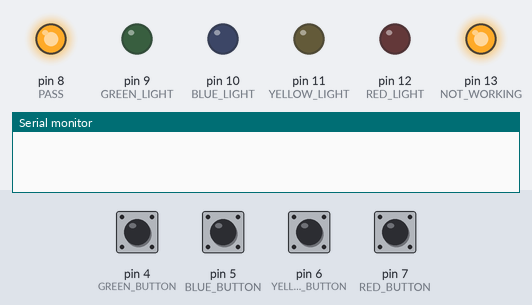
A sketch run on a simulated Arduino Uno, built with avr-gcc and run on an emulated ATmega328P. Shown: output pins drawn as LEDs (lit = HIGH), the last lines printed to the serial monitor. Dashed ring = blinking. The test bench sets the inputs (shaded band); at power-on: pin 4 (GREEN_BUTTON), pin 5 (BLUE_BUTTON), pin 6 (YELLOW_BUTTON), pin 7 (RED_BUTTON) LOW. Random numbers use the default seed unless the sketch sets one.

Above: at 0.1 s.
At 6.6 s:
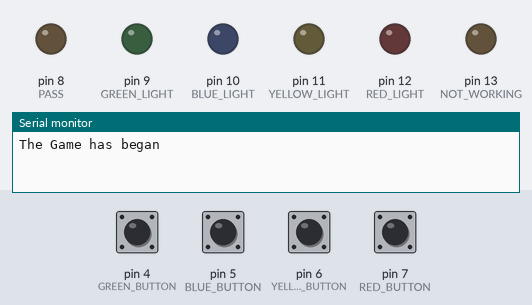
6.7 s: pin 5 (BLUE_BUTTON) pulled HIGH for 0.2 s
At 7.4 s:
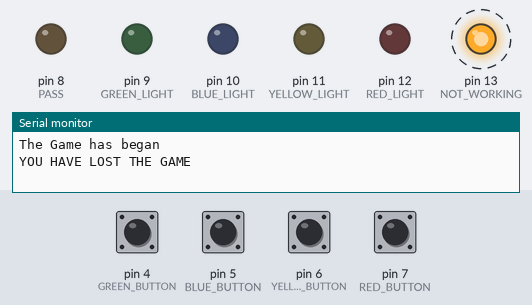
Timing chart, 0 to 12.2 s (numbered marks = the images above; inputs shaded):
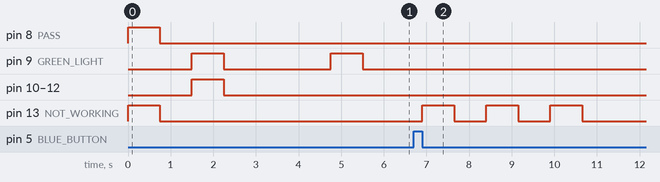

The sketch:

Simons_Game_Ard.ino
```cpp
//Name: Akshit Sodhiya
//defined all the constants thats are being used
int const NOT_WORKING = 13;int const PASS = 8;

int const YELLOW_LIGHT = 11;int const BLUE_LIGHT = 10;int const RED_LIGHT = 12;int const GREEN_LIGHT = 9;

int const BLUE_BUTTON = 5;int const YELLOW_BUTTON =6;int const GREEN_BUTTON = 4;int const RED_BUTTON = 7;

int RED_INPUT_BUTTON; int YELLOW_INPUT_BUTTON;int BLUE_INPUT_BUTTON;int GREEN_INPUT_BUTTON;

char const CHECK[] = "The Game has began\n";
//initlize the constants i.e the lights and the button
void setup()
{
  Serial.begin(10000);

  pinMode(NOT_WORKING, OUTPUT);pinMode(PASS, OUTPUT);
  pinMode(RED_LIGHT, OUTPUT);pinMode(YELLOW_LIGHT, OUTPUT);
  pinMode(BLUE_LIGHT, OUTPUT);pinMode(GREEN_LIGHT, OUTPUT);

  pinMode(RED_BUTTON, INPUT);pinMode(YELLOW_BUTTON, INPUT);
  pinMode(BLUE_BUTTON, INPUT);pinMode(GREEN_BUTTON, INPUT);

}
void loop()//the main funtion
{
 //to flash all the lighst before the game starts
   digitalWrite(PASS, HIGH);digitalWrite(NOT_WORKING, HIGH);
   delay(750);

   digitalWrite(PASS, LOW);digitalWrite(NOT_WORKING, LOW);
   delay(750);

   digitalWrite (RED_LIGHT, HIGH);digitalWrite (YELLOW_LIGHT, HIGH);
   digitalWrite (BLUE_LIGHT, HIGH);digitalWrite (GREEN_LIGHT, HIGH);
   delay(750);

   digitalWrite (RED_LIGHT, LOW);digitalWrite (YELLOW_LIGHT, LOW);
   digitalWrite (BLUE_LIGHT, LOW);digitalWrite (GREEN_LIGHT, LOW);
   delay(750);

  Serial.print(CHECK);
  randomSeed(analogRead(0));
  int color[5];int size = 5;int l; int status = 5;int colournum=0;
  for(;colournum<5;)
  {
    color[colournum]=random(9,13);
    colournum++;
  }
 l=1;
  for(;l<=size;)
  {
     if(status == 0)
     {
       break;
     }
     delay(1750);
     colournum=0;
    for(;colournum<l;)
    {

      if(status == 0)
      {
        break;
      }
      digitalWrite( color[colournum], HIGH );delay(750);
      digitalWrite( color[colournum], LOW ); delay(300);
      if(colournum == l - 1)
       {
      status = input(l, color);

       }
     colournum++;
    }
   l++;
  }
  if(status == 1)
  {
    digitalWrite(PASS, HIGH);delay(750);
    digitalWrite(PASS, LOW);delay(750);
    digitalWrite(PASS, HIGH);delay(750);
    digitalWrite(PASS, LOW);delay(750);
    digitalWrite(PASS, HIGH);delay(750);
    digitalWrite(PASS, LOW);delay(750);
    digitalWrite(PASS, HIGH);
    Serial.print("YOU ARE A WINNER!!");
    Serial.print("\n");
  }
  Serial.print("To play just press any button on the circuit");
  Serial.print("\n");
  for(;BLUE_INPUT_BUTTON == LOW && RED_INPUT_BUTTON == LOW && GREEN_INPUT_BUTTON == LOW && YELLOW_INPUT_BUTTON == LOW ;)
    {

     RED_INPUT_BUTTON = digitalRead(RED_BUTTON);YELLOW_INPUT_BUTTON = digitalRead(YELLOW_BUTTON);
     BLUE_INPUT_BUTTON = digitalRead(BLUE_BUTTON);GREEN_INPUT_BUTTON = digitalRead(GREEN_BUTTON);
    }
}
//the function is the input all the button pressed from the user
int input(int l, int cololur[5])
{
        int status; int pointers;//status shows if the player has won or lost:1-they are still winning,0-they have lost
        pointers = 0;//pointers is a loop variable
        for(;pointers<l;)
   {   //check for which switches has the user inputted
       RED_INPUT_BUTTON = digitalRead(RED_BUTTON);YELLOW_INPUT_BUTTON = digitalRead(YELLOW_BUTTON);
       BLUE_INPUT_BUTTON = digitalRead(BLUE_BUTTON);GREEN_INPUT_BUTTON = digitalRead(GREEN_BUTTON);

       for(;RED_INPUT_BUTTON == LOW && YELLOW_INPUT_BUTTON == LOW && BLUE_INPUT_BUTTON == LOW && GREEN_INPUT_BUTTON == LOW;)
       {
         RED_INPUT_BUTTON = digitalRead(RED_BUTTON);YELLOW_INPUT_BUTTON = digitalRead(YELLOW_BUTTON);
         BLUE_INPUT_BUTTON = digitalRead(BLUE_BUTTON);GREEN_INPUT_BUTTON = digitalRead(GREEN_BUTTON);

        }
       RED_INPUT_BUTTON = digitalRead(RED_BUTTON);
       if (RED_INPUT_BUTTON == HIGH) //check if this button was pressed
       {
             for(;RED_INPUT_BUTTON == HIGH;)
              RED_INPUT_BUTTON = digitalRead(RED_BUTTON);

               if(RED_INPUT_BUTTON == LOW)
         {
           if(cololur[pointers] == 12)
             status = 1;
             else
             {
             status = 0;
             Serial.print("YOU HAVE LOST THE GAME\n");
             digitalWrite(NOT_WORKING, HIGH);delay(750);
             digitalWrite(NOT_WORKING, LOW);delay(750);
             digitalWrite(NOT_WORKING, HIGH);delay(750);
             digitalWrite(NOT_WORKING, LOW);delay(750);
             digitalWrite(NOT_WORKING, HIGH);delay(750);
             digitalWrite(NOT_WORKING, LOW);delay(750);
             return 0;
             }
         }
         }

     YELLOW_INPUT_BUTTON = digitalRead(YELLOW_BUTTON);
     if (YELLOW_INPUT_BUTTON == HIGH)
       {
     for (;YELLOW_INPUT_BUTTON == HIGH;)
     YELLOW_INPUT_BUTTON = digitalRead(YELLOW_BUTTON);

         if(YELLOW_INPUT_BUTTON == LOW)
         {

           if(cololur[pointers] == 11)
             status = 1;

           else
        {
             status = 0;
             Serial.print("YOU HAVE LOST THE GAME \n");
             digitalWrite(NOT_WORKING, HIGH);delay(750);
             digitalWrite(NOT_WORKING, LOW);delay(750);
             digitalWrite(NOT_WORKING, HIGH);delay(750);
             digitalWrite(NOT_WORKING, LOW);delay(750);
             digitalWrite(NOT_WORKING, HIGH);delay(750);
             digitalWrite(NOT_WORKING, LOW);delay(750);
             return 0;
           }

           }
         }
     BLUE_INPUT_BUTTON = digitalRead(BLUE_BUTTON);

     if (BLUE_INPUT_BUTTON == HIGH)
       {
     for(;BLUE_INPUT_BUTTON == HIGH;)
     BLUE_INPUT_BUTTON = digitalRead(BLUE_BUTTON);

         if(BLUE_INPUT_BUTTON == LOW)
         {

           if(cololur[pointers] == 10)
             status = 1;

           else
           {
             status = 0;
             Serial.print("YOU HAVE LOST THE GAME \n");
             digitalWrite(NOT_WORKING, HIGH);delay(750);
             digitalWrite(NOT_WORKING, LOW); delay(750);
             digitalWrite(NOT_WORKING, HIGH);delay(750);
             digitalWrite(NOT_WORKING, LOW);delay(750);
             digitalWrite(NOT_WORKING, HIGH);delay(750);
             digitalWrite(NOT_WORKING, LOW);delay(750);
             return 0;
           }
           }
         }
         GREEN_INPUT_BUTTON = digitalRead(GREEN_BUTTON);
     if (GREEN_INPUT_BUTTON == HIGH)
       {
     for(;GREEN_INPUT_BUTTON == HIGH;)
     GREEN_INPUT_BUTTON = digitalRead(GREEN_BUTTON);

         if(GREEN_INPUT_BUTTON == LOW)
         {

           if(cololur[pointers] == 9)
             status = 1;

           else {
             status = 0;
             Serial.print("YOU HAVE LOST THE GAME\n");

             digitalWrite(NOT_WORKING, HIGH);delay(750);
             digitalWrite(NOT_WORKING, LOW);delay(750);
             digitalWrite(NOT_WORKING, HIGH);delay(750);
             digitalWrite(NOT_WORKING, LOW);delay(750);
             digitalWrite(NOT_WORKING, HIGH);delay(750);
             digitalWrite(NOT_WORKING, LOW); delay(750);
            return 0;
           }
         }
       }
         pointers++;
     }

    return status;
 }
```

Measured:
- after the input at 6.7 s, pin 13 (NOT_WORKING): alternates HIGH for 0.75 s and LOW for 0.75 s, 6 changes in all, then stays LOW, starting after 0.20 s
- by itself, pin 9 (GREEN_LIGHT): alternates HIGH for 0.75 s and LOW for 2.5 s
